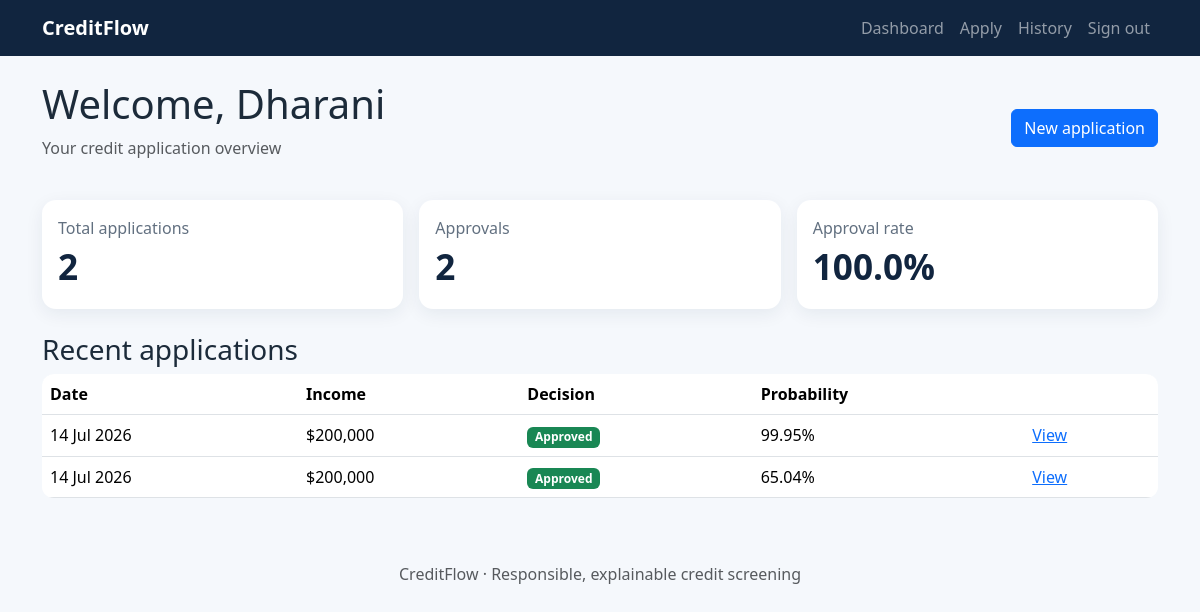
/dashboard (signed in), run on the app's committed database.
### services/database.py (models this page shows, shortened)
class User(UserMixin, db.Model):
    __tablename__ = "users"
    id = db.Column(db.Integer, primary_key=True)
    full_name = db.Column(db.String(120), nullable=False)
    email = db.Column(db.String(120), unique=True, nullable=False, index=True)
    password_hash = db.Column(db.String(255), nullable=False)
    created_at = db.Column(db.DateTime, default=datetime.utcnow, nullable=False)
    applications = db.relationship("CreditApplication", back_populates="user", cascade="all, delete-orphan")

class CreditApplication(db.Model):
    __tablename__ = "credit_applications"
    id = db.Column(db.Integer, primary_key=True)
    user_id = db.Column(db.Integer, db.ForeignKey("users.id"), nullable=False, index=True)
    submitted_at = db.Column(db.DateTime, default=datetime.utcnow, nullable=False)
    age = db.Column(db.Integer, nullable=False); gender = db.Column(db.String(30), nullable=False)
    annual_income = db.Column(db.Float, nullable=False); employment_type = db.Column(db.String(40), nullable=False)
    employment_duration = db.Column(db.Float, nullable=False); education = db.Column(db.String(40), nullable=False)
    marital_status = db.Column(db.String(40), nullable=False); existing_loan_amount = db.Column(db.Float, nullable=False)
    credit_inquiries = db.Column(db.Integer, nullable=False); credit_history = db.Column(db.Float, nullable=False)
    monthly_income = db.Column(db.Float, nullable=False); outstanding_debt = db.Column(db.Float, nullable=False)
    payment_history = db.Column(db.Float, nullable=False); housing_type = db.Column(db.String(40), nullable=False)
    occupation = db.Column(db.String(60), nullable=False)
    user = db.relationship("User", back_populates="applications")
    prediction = db.relationship("PredictionHistory", back_populates="application", uselist=False, cascade="all, delete-orphan")

class PredictionHistory(db.Model):
    __tablename__ = "prediction_history"
    id = db.Column(db.Integer, primary_key=True)
    application_id = db.Column(db.Integer, db.ForeignKey("credit_applications.id"), unique=True, nullable=False)
    decision = db.Column(db.String(20), nullable=False)
    probability = db.Column(db.Float, nullable=False)
    confidence = db.Column(db.Float, nullable=False)
    risk_level = db.Column(db.String(20), nullable=False)
    key_features = db.Column(db.Text, nullable=False)
    model_name = db.Column(db.String(100), nullable=False)
    created_at = db.Column(db.DateTime, default=datetime.utcnow, nullable=False)
    application = db.relationship("CreditApplication", back_populates="prediction")

### routes/application.py (the view)
@application_bp.route("/dashboard")
@login_required
def dashboard():
    apps=CreditApplication.query.filter_by(user_id=current_user.id).order_by(CreditApplication.submitted_at.desc()).all()
    approved=sum(a.prediction and a.prediction.decision=="Approved" for a in apps)
    return render_template("dashboard.html",apps=apps,total=len(apps),approved=approved)

### app.py (called while the page is built)
def create_app(config_class=Config):
    app = Flask(__name__)
    app.config.from_object(config_class)
    app.config["SQLALCHEMY_DATABASE_URI"] = str(app.config["SQLALCHEMY_DATABASE_URI"])
    db.init_app(app)
    login_manager.init_app(app)
    from routes.auth import auth_bp
    from routes.main import main_bp
    from routes.application import application_bp
    from routes.admin import admin_bp
    app.register_blueprint(main_bp)
    app.register_blueprint(auth_bp)
    app.register_blueprint(application_bp)
    app.register_blueprint(admin_bp)
    @login_manager.user_loader
    def load_user(user_id):
        from services.database import User
        return db.session.get(User, int(user_id))
    with app.app_context():
        from services.database import seed_admin
        db.create_all()
        seed_admin()
    return app

### templates/dashboard.html
{% extends 'base.html' %}{% block content %}<div class="d-flex justify-content-between align-items-center"><div><h1>Welcome, {{current_user.full_name.split()[0]}}</h1><p class="text-muted">Your credit application overview</p></div><a href="/apply" class="btn btn-primary">New application</a></div><div class="row g-3 my-2"><div class="col-md-4"><div class="stat card p-3"><span>Total applications</span><strong>{{total}}</strong></div></div><div class="col-md-4"><div class="stat card p-3"><span>Approvals</span><strong>{{approved}}</strong></div></div><div class="col-md-4"><div class="stat card p-3"><span>Approval rate</span><strong>{{ ((approved/total*100) if total else 0)|round(0) }}%</strong></div></div></div><h3 class="mt-4">Recent applications</h3>{% include 'table.html' %}{% endblock %}

### templates/base.html (shortened to what this page needs)
<!doctype html><html lang="en"><head><link href="https://cdn.jsdelivr.net/npm/bootstrap@5.3.3/dist/css/bootstrap.min.css" rel="stylesheet"><link rel="stylesheet" href="{{ url_for('static',filename='css/style.css') }}"></head><body><nav class="navbar navbar-expand-lg navbar-dark bg-navy"><div class="container"><a class="navbar-brand fw-bold" href="/">CreditFlow</a><div id="nav" class="collapse navbar-collapse"><ul class="navbar-nav ms-auto">{% if current_user.is_authenticated %}<li class="nav-item"><a class="nav-link" href="/dashboard">Dashboard</a></li><li class="nav-item"><a class="nav-link" href="/apply">Apply</a></li><li class="nav-item"><a class="nav-link" href="/history">History</a></li><li class="nav-item"><a class="nav-link" href="/auth/logout">Sign out</a></li>{% else %}<li class="nav-item"><a class="nav-link" href="/about">About</a></li><li class="nav-item"><a class="nav-link" href="/auth/login">Sign in</a></li><li class="nav-item"><a class="btn btn-sm btn-light ms-lg-2" href="/auth/register">Get started</a></li>{% endif %}</ul></div></div></nav><main class="container py-4">{% block content %}{% endblock %}</main><footer class="text-center text-muted py-4">CreditFlow · Responsible, explainable credit screening</footer></body></html>

### templates/table.html
<div class="table-responsive"><table class="table table-hover bg-white"><thead><tr><th>Date</th><th>Income</th><th>Decision</th><th>Probability</th><th></th></tr></thead><tbody>{% for a in apps %}<tr><td>{{a.submitted_at.strftime('%d %b %Y')}}</td><td>${{ '{:,.0f}'.format(a.annual_income) }}</td><td><span class="badge text-bg-{{'success' if a.prediction.decision=='Approved' else 'danger'}}">{{a.prediction.decision}}</span></td><td>{{a.prediction.probability}}%</td><td><a href="/result/{{a.id}}">View</a></td></tr>{% else %}<tr><td colspan="5" class="text-center text-muted py-4">No applications yet.</td></tr>{% endfor %}</tbody></table></div>

### static/css/style.css (style rules this page uses)
:root { --navy:#11253f;--blue:#1674d1;--paper:#f5f8fc }
body { background:var(--paper);color:#1c2b3a }
.bg-navy { background:var(--navy)!important }
.card { border:0;box-shadow:0 5px 18px #142a4012;border-radius:14px }
.stat span { color:#627080 }
.stat strong { font-size:2.2rem;color:var(--navy) }
.table { border-radius:12px;overflow:hidden }
.table thead { background:#eaf1f8 }

### data on the page
User: full_name "Dharani"
CreditApplication: submitted_at "14 Jul 2026", annual_income "200,000", prediction.decision "Approved", prediction.probability "99.95"
CreditApplication: submitted_at "14 Jul 2026", annual_income "200,000", prediction.decision "Approved", prediction.probability "65.04"

### other printed values
{{ total }} "2"
{{ approved }} "2"
{{ ((approved/total*100) if total else 0)|round(0) }} "100.0"
